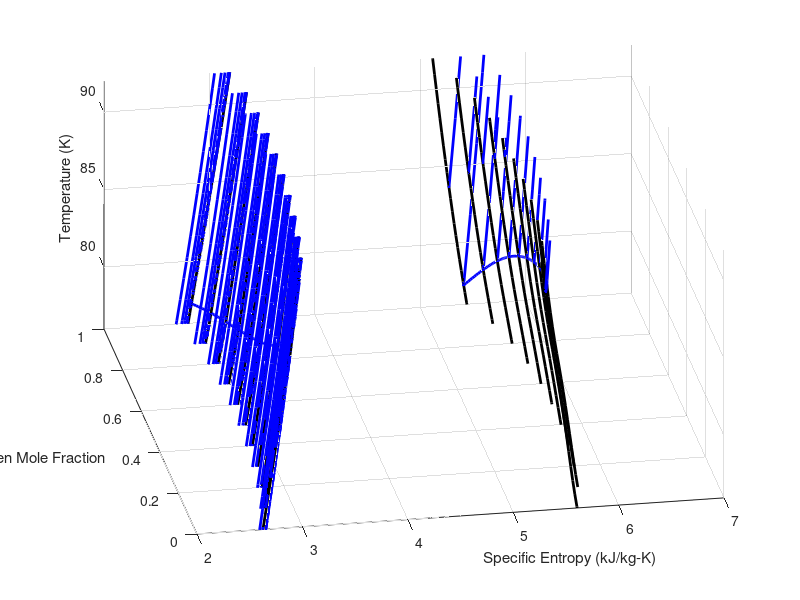

Write MATLAB code to recreate this figure. (Note: this script raises an error after producing the figure.)
% Generate a 3-D T-s-x surface plot for two component N2 and O2.
% Load a pre-computed and stored data space for speed.
% Use Matlab's inherent graphics to rotate it around to view the space.
% C.F. Edwards, 2-14-10

addpath 'Fundamental Relation Files'
addpath 'Fundamental Relation Data'
addpath 'Mixture Models'
addpath 'Setup Files' 
addpath 'Property Files'
addpath 'Procedure Files'

format compact
fprintf('\n************************************************************\n')

% Load a file to save recalculating things up to here.
load Tsx_Data

% We will build the surface as we go.  Start a figure and put it on hold.
figure(1)
clf
hold on
ylabel('Nitrogen Mole Fraction','rotation',0)
xlabel('Specific Entropy (kJ/kg-K)','rotation',0)
zlabel('Temperature (K)')
view([-10 40])
axis([2 7 0 1 76 92])
grid on
drawnow

% Tell the user the composition planes to be shown.
xN2_planes = clist

% Show the P-rho critical locus on the plot.
plot3(sc/1e3,xN2,Tc,'kx','LineWidth',2)

% Add domes at each plane.
for i=1:1:NCS
    plot3(sdome(i,:)/1e3,xN2(i)*ones(1,length(sdome)),Tdome(i,:),'k-','LineWidth',2)
    drawnow
end

% Add dew and bubble points.
for i=1:1:NCS
    plot3(sdew(i,:)/1e3,xN2(i)*ones(1,NPSSC),Tdew(i,:),'b.','LineWidth',2)
    plot3(sbub(i,:)/1e3,xN2(i)*ones(1,NPSSC),Tbub(i,:),'b.','LineWidth',2)
    drawnow
end

% Put splines through the bubble and dew data in the composition direction.
[row col] = size(Tdew);
for j=1%:1:col
    plot3(sdewSpline(j,:)/1e3,xN2Spline,TdewSpline(j,:),'b-','LineWidth',2)
    plot3(sbubSpline(j,:)/1e3,xN2Spline,TbubSpline(j,:),'b-','LineWidth',2)
    drawnow
end

% Tell the user the pressure surfaces to be shown.
P_surfaces = Plist

% Add isobars.
for i=1:1:NCS
    % Do the points below the dome.
    for j=1:1:col
        plot3(sisoPlow(:,j,i)/1e3,xN2(i)*ones(length(sdome)/2,1),TisoPlow(:,j,i),'b-','LineWidth',2)
        plot3(sisoPhigh(:,j,i)/1e3,xN2(i)*ones(length(sdome)/2,1),TisoPhigh(:,j,i),'b-','LineWidth',2)
        drawnow
    end
    % Now do the pressures that do not have dew points (above dome).
    for j=j+1:1:NPS
        plot3(sisoPlow(:,j,i)/1e3,xN2(i)*ones(length(sdome)/2,1),TisoPlow(:,j,i),'b-','LineWidth',2)
        plot3(sisoPhigh(:,j,i)/1e3,xN2(i)*ones(length(sdome)/2,1),TisoPhigh(:,j,i),'b-','LineWidth',2)
        drawnow
    end
end

%% 10 trays
global N2 O2 Ar N P
N_trays = 10;
N = 2;
N2 = 1;
O2 = 2;
P = 1e5;
Setup_Air_Props;
[feed,tray,out,x_out] = stripper_wrap(reboiler_quality,N_trays);

%% Plot

% Trays
hold on
for j=1:N_trays
    plot3([3 3 3],[tray(j).x tray(j).N2 tray(j).y],[tray(j).T tray(j).T tray(j).T],'x-g','LineWidth',2)
    drawnow
end
for j=1:N_trays-1
    plot3([3 3],[tray(j).N2 tray(j+1).N2],[tray(j).T tray(j+1).T],'o--r','LineWidth',2)
    drawnow
end

% Out
plot3([3 3 3],[out.x out.N2 out.y],[out.T out.T out.T],'x-g','LineWidth',2)
plot3([3 3],[tray(1).N2 out.N2],[tray(1).T out.T],'o--r','LineWidth',2)

% Feed
plot3([3 3 3],[feed.x feed.N2 feed.y],[feed.T feed.T feed.T],'x-g','LineWidth',2)
plot3([3 3],[feed.N2 tray(N_trays).N2],[feed.T tray(N_trays).T],'o--r','LineWidth',2)

%Flash
plot3([3 3],[feed.N2 feed.N2],[feed.T 150],'--r','LineWidth',2)

title("10 stages, 0.7 reboiler quality")

% Finished with the dynamic plot.  Close it out.
hold off

%%
a= [[0 -1 0 0.5];[0 0 1 -0.5];[1 0 0 8];[0 0 0 1]];
